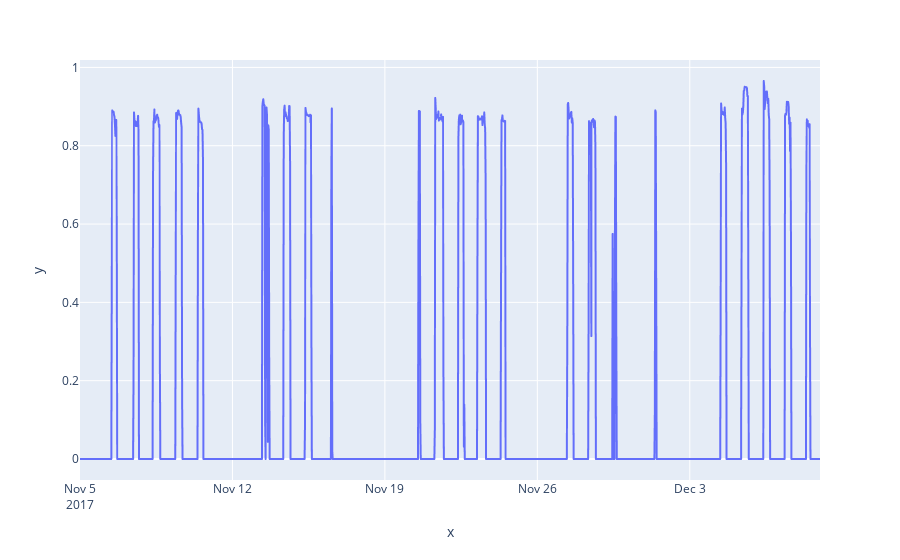

Notebook cell for this chart:
### Code cell
px.line(x=df.index, y=df.kw)

### Figure 1 — Plotly figure (JSON) as saved in the notebook; plotly's stock layout.template omitted (floating-point values rounded to 4 significant figures; data arrays with more than 128 entries replaced by an {"elided": "..."} marker saying what was removed)
{"data": [{"hovertemplate": "x=%{x}<br>y=%{y}<extra></extra>", "legendgroup": "", "line": {"color": "#636efa", "dash": "solid"}, "marker": {"symbol": "circle"}, "mode": "lines", "name": "", "showlegend": false, "type": "scattergl", "x": {"elided": "1632 str values"}, "xaxis": "x", "y": {"elided": "1632 float values"}, "yaxis": "y"}], "layout": {"legend": {"tracegroupgap": 0}, "margin": {"t": 60}, "xaxis": {"anchor": "y", "domain": [0, 1], "title": {"text": "x"}}, "yaxis": {"anchor": "x", "domain": [0, 1], "title": {"text": "y"}}}}
